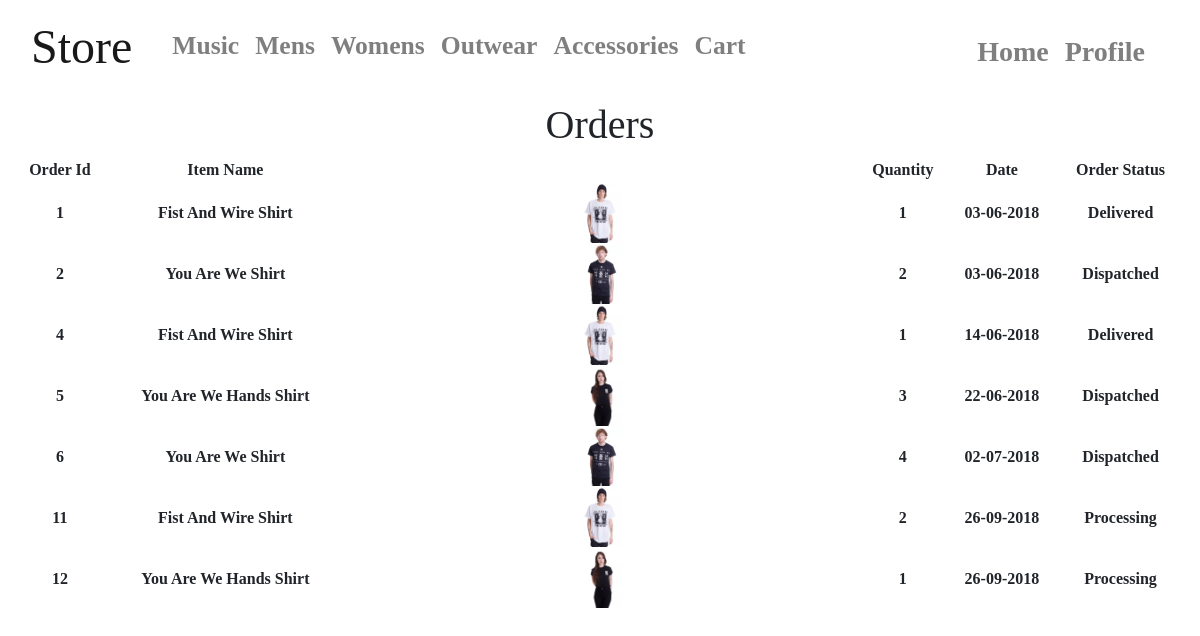
/store/orders (signed in), run on the app's committed database.
### app/models.py (models this page shows, shortened)
class User(UserMixin, db.Model):
    id = db.Column(db.Integer, primary_key=True)
    username = db.Column(db.String(64), index=True, unique=True)
    email = db.Column(db.String(120), index=True, unique=True)
    password_hash = db.Column(db.String(128))
    name = db.Column(db.String(40), index=True)
    address1 = db.Column(db.String(40), index=True)
    address2 = db.Column(db.String(40), index=True)
    towncity = db.Column(db.String(40), index=True)
    postcode = db.Column(db.String(40), index=True)
    accesslevel = db.Column(db.Integer, index=True)
    card = db.Column(db.String)

class orders(db.Model):
    order_id = db.Column(db.Integer, primary_key=True)
    userid = db.Column(db.Integer)
    item_id = db.Column(db.Integer)
    item_quant = db.Column(db.Integer)
    order_status = db.Column(db.String(40))
    date = db.Column(db.String)
    price = db.Column(db.Integer)
    card = db.Column(db.String)

class Store(db.Model):
    id = db.Column(db.Integer, primary_key=True)
    name = db.Column(db.String(40))
    image = db.Column(db.String(40))
    cat = db.Column(db.String(40))
    price = db.Column(db.Float)
    sale = db.Column(db.Integer)
    back_image = db.Column(db.String)
    cost = db.Column(db.Float)

### app/routes.py (the view)
@app.route("/store/orders")
@login_required
def the_orders():
    return render_template("user/orders.html", title="Store-", store=Store.query.all(), orders=orders.query.all(), user=User.query.all())

### app/models.py (called while the page is built)
@login.user_loader
def load_user(the_id):
    return User.query.get(int(the_id))

### app/templates/user/orders.html (shortened to what this page needs)
{% extends "store/layout_store.html" %}
{% block body %}
<div class="text-center" style="font-family: Rockwell">
<h1>Orders</h1>
{% for user in user %}
    {% if user.id == current_user.id %}
        <table id="tblProduct", width="100%">
        <tr>
            <th>Order Id</th>
            <th>Item Name</th>
            <th> </th>
            <th>Quantity</th>
            <th>Date</th>
            <th>Order Status</th>
        </tr>
        {% for j in orders %}
            {% if j.userid == current_user.id %}
                {% for k in store %}
                    {% if k.id == j.item_id %}
                        <tr>
                            <th>{{ j.order_id }}</th>
                            <th>{{ k.name }}</th>
                            <th> <img src="{{ url_for("static", filename=k.image) }}" style="width: 8%"> </th>
                            <th>{{ j.item_quant }}</th>
                            <th>{{ j.date }}</th>
                            <th>{{ j.order_status }}</th>
                        </tr>
                        {% endif %}
                    {% endfor %}
                {% endif %}
        {% endfor %}
    {% endif %}
{% endfor %}
    </table>
</div>
{% endblock %}

### data on the page
orders: order_id "1", item_quant "1", date "03-06-2018", order_status "Delivered"
Store: name "Fist And Wire Shirt", image (picture)
orders: order_id "2", item_quant "2", date "03-06-2018", order_status "Dispatched"
Store: name "You Are We Shirt", image (picture)
orders: order_id "4", item_quant "1", date "14-06-2018", order_status "Delivered"
orders: order_id "5", item_quant "3", date "22-06-2018", order_status "Dispatched"
Store: name "You Are We Hands Shirt", image (picture)
orders: order_id "6", item_quant "4", date "02-07-2018", order_status "Dispatched"
orders: order_id "11", item_quant "2", date "26-09-2018", order_status "Processing"
orders: order_id "12", item_quant "1", date "26-09-2018", order_status "Processing"
